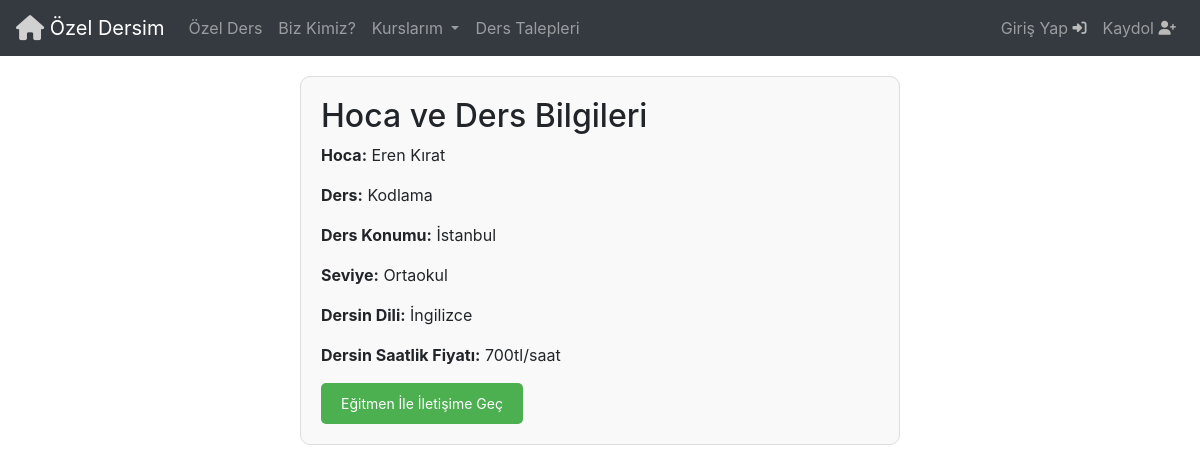
The page /hoca_detay/10 on the database its author committed.
### Base/models.py (models this page shows, shortened)
class VerilenDersler(models.Model):
  seviye = [
    ('İlkokul', 'İlkokul'),
    ('Ortaokul', 'Ortaokul'),
    ('Lise', 'Lise'),
    ('Universite', 'Üniversite'),
    ('Yukseklisans','Yüksek Lisans'),
  ]
  ders = models.ForeignKey(Ders, on_delete=models.CASCADE)
  saatlik_ucret = models.IntegerField(validators=[MinValueValidator(0)])
  egitmen = models.ForeignKey(User, on_delete=models.CASCADE)
  ders_dili = models.ForeignKey(Dil, on_delete=models.CASCADE)
  sehir = models.ForeignKey(Sehir, on_delete=models.CASCADE)
  ders_seviyesi = models.CharField(max_length=50, choices=seviye)

class Ders(models.Model):
  ders = models.CharField(max_length=50)
  def __str__(self) :
    return self.ders

class Sehir(models.Model):
  sehir = models.CharField(max_length=50)
  def __str__(self):
    return self.sehir

class Dil(models.Model):
  dil = models.CharField(max_length=50)
  def __str__(self):
    return self.dil

### Base/views.py (the view)
# urls.py: path('hoca_detay/<str:pk>',views.hoca_detay,name='HocaDetay'),
def hoca_detay(request,pk):
   ders = VerilenDersler.objects.get(id=pk)
   user = ders.egitmen
   profile = Profile.objects.get(user=user)
   if profile.bio:
      has_bio = True
   else:
      has_bio = False
   context = {'ders' : ders, 'user' : user, 'has_bio' : has_bio}
   return render(request,'HocaDetay.html',context)

### Templates/HocaDetay.html (shortened to what this page needs)
{% include 'navbar.html' %}
<!DOCTYPE html>
<html lang="en">
  <head>
  </head>
  <body>
    <div class="container">
      <h2>Hoca ve Ders Bilgileri</h2>
      <p><strong>Hoca:</strong> {{ user.first_name }} {{ user.last_name }}</p>
      <p><strong>Ders:</strong> {{ ders.ders }}</p>
      <p><strong>Ders Konumu:</strong> {{ ders.sehir }}</p>
      <p><strong>Seviye:</strong> {{ ders.ders_seviyesi }}</p>
      <p><strong>Dersin Dili:</strong> {{ ders.ders_dili }}</p>
      <p><strong>Dersin Saatlik Fiyatı:</strong> {{ ders.saatlik_ucret }}tl/saat</p>
      <div class="right-actions">
        <a href="{% url 'IletisimeGec2' ders.id %}" class="btn btn-success btn-sm btn-success-custom">Eğitmen İle İletişime Geç</a>
      </div>
    </div>
  </body>
</html>

### Templates/HocaDetay.html (style rules this page uses)
.container { max-width: 600px; margin: 20px auto; padding: 20px; border: 1px solid #ddd; border-radius: 10px; background-color: #f9f9f9; }
.btn-success-custom { background-color: #4caf50; color: white; padding: 10px 20px; border: none; border-radius: 5px; cursor: pointer; text-decoration: none; }

### rows shown on the page
VerilenDersler: ders "Kodlama", sehir "İstanbul", ders_seviyesi "Ortaokul", ders_dili "İngilizce", saatlik_ucret "700"

### other values the page prints
{{ user.first_name }} "Eren"
{{ user.last_name }} "Kırat"
